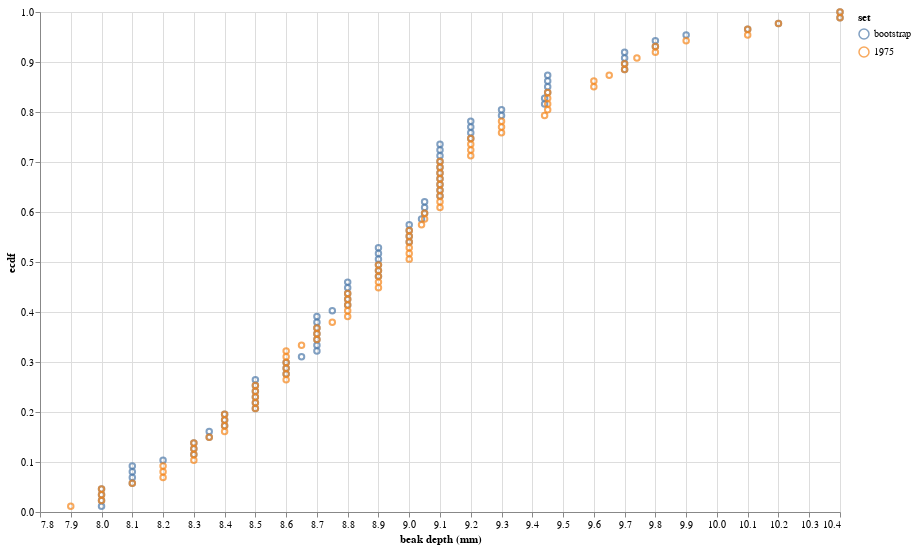

Source (notebook cell):
### Code cell
x_bs, y_bs = bootcamp_utils.ecdf_vals(bs_sample)

df_bs = pd.DataFrame(data={'beak depth (mm)': x_bs,
                           'ecdf': y_bs,
                           'set': 'bootstrap',
                           'year': 1975})

df_orig = df.copy().loc[df['year'] == 1975, :]
df_orig['set'] = 1975

df_plot = pd.concat([df_bs, df_orig], ignore_index=True, sort=True)

alt.Chart(df_plot,
          height=500,
          width=800
    ).mark_point(
    ).encode(x=alt.X('beak depth (mm):Q', scale=alt.Scale(zero=False)),
             y='ecdf:Q',
             color=alt.Color('set:N'))

### Figure 1 — Vega-Lite specification as saved in the notebook (floating-point values rounded to 4 significant figures; data arrays with more than 128 entries replaced by an {"elided": "..."} marker saying what was removed)
{"$schema": "https://vega.github.io/schema/vega-lite/v2.4.3.json", "config": {"view": {"height": 300, "width": 400}}, "data": {"values": {"elided": "174 records"}}, "encoding": {"color": {"field": "set", "type": "nominal"}, "x": {"field": "beak depth (mm)", "scale": {"zero": false}, "type": "quantitative"}, "y": {"field": "ecdf", "type": "quantitative"}}, "height": 500, "mark": "point", "width": 800}
